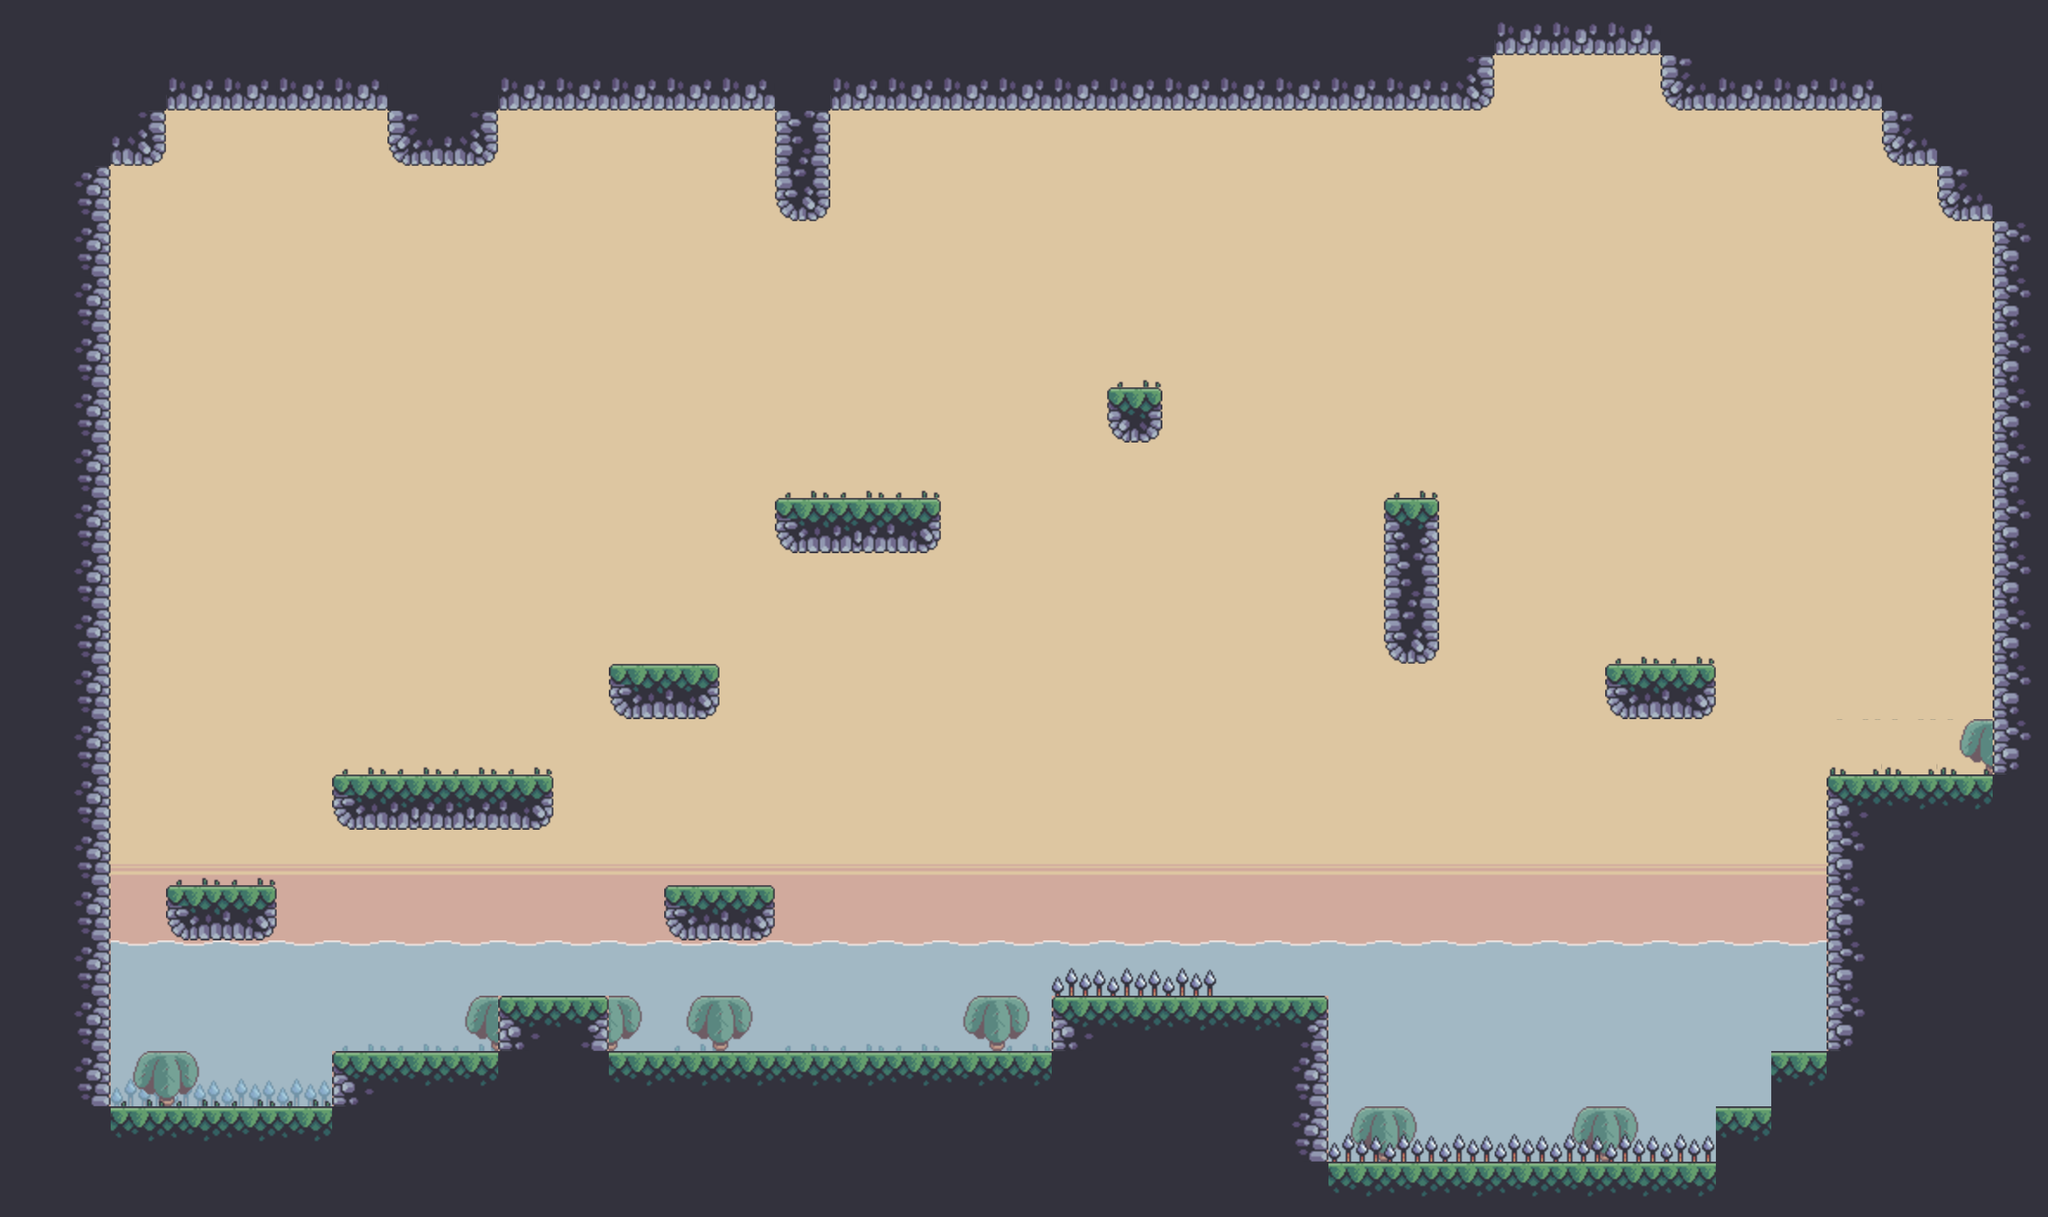

Below is a game level as drawn by its tile map, then a one-line description and the .tmx that defines it (tile-layer data replaced by summaries):
An orthogonal 37x22 tile map with 80x80 px tiles, 6 tile layers (Tile Layer 1, Tile Layer 2, Tile Layer 4, Tile Layer 6, ...), 10 tilesets.

<map version="1.10" tiledversion="git" orientation="orthogonal" renderorder="right-down" width="37" height="22" tilewidth="80" tileheight="80" infinite="0" nextlayerid="7" nextobjectid="1">
 <tileset firstgid="1" name="background" tilewidth="80" tileheight="80" tilecount="36" columns="12">
  <image source="background.png" width="960" height="240" />
 </tileset>
 <tileset firstgid="37" name="terrain" tilewidth="80" tileheight="80" tilecount="25" columns="5">
  <image source="terrain.png" width="400" height="400" />
 </tileset>
 <tileset firstgid="62" name="trap" tilewidth="80" tileheight="80" tilecount="35" columns="7">
  <image source="trap.png" width="600" height="400" />
 </tileset>
 <tileset firstgid="97" name="trap1" tilewidth="80" tileheight="80" tilecount="6" columns="3">
  <image source="trap1.png" width="240" height="160" />
 </tileset>
 <tileset firstgid="103" name="Back Palm Tree Regular 04" tilewidth="80" tileheight="80" tilecount="4" columns="2">
  <image source="Back Palm Tree Regular 04.png" width="160" height="160" />
 </tileset>
 <tileset firstgid="107" name="water_1" tilewidth="80" tileheight="80" tilecount="3" columns="3">
  <image source="water_1.png" width="240" height="80" />
 </tileset>
 <tileset firstgid="110" name="1" tilewidth="80" tileheight="80" tilecount="3" columns="3">
  <image source="1.png" width="240" height="80" />
 </tileset>
 <tileset firstgid="113" name="Front Palm Tree Top 04" tilewidth="80" tileheight="80" tilecount="1" columns="1">
  <image source="Front Palm Tree Top 04.png" width="98" height="80" />
 </tileset>
 <tileset firstgid="114" name="Front Palm Tree Top 04(1)" tilewidth="80" tileheight="80" tilecount="6" columns="3">
  <image source="Front Palm Tree Top 04(1).png" width="240" height="197" />
 </tileset>
 <tileset firstgid="120" name="Front Palm Tree Top 04(2)" tilewidth="80" tileheight="80" tilecount="2" columns="2">
  <image source="Front Palm Tree Top 04(2).png" width="160" height="131" />
 </tileset>
 <layer id="1" name="Tile Layer 1" width="37" height="22">
  <data>[814 cells, 814 non-empty, 14 distinct tile ids]</data>
 </layer>
 <layer id="2" name="Tile Layer 2" width="37" height="22">
  <data>[814 cells, 121 non-empty, 15 distinct tile ids]</data>
 </layer>
 <layer id="4" name="Tile Layer 4" width="37" height="22">
  <data>[814 cells, 25 non-empty, 2 distinct tile ids]</data>
 </layer>
 <layer id="6" name="Tile Layer 6" width="37" height="22">
  <data>[814 cells, 74 non-empty, 6 distinct tile ids]</data>
 </layer>
 <layer id="5" name="Tile Layer 5" width="37" height="22">
  <data>[814 cells, 13 non-empty, 2 distinct tile ids]</data>
 </layer>
 <layer id="3" name="Tile Layer 3" width="37" height="22">
  <data>[814 cells, 17 non-empty, 3 distinct tile ids]</data>
 </layer>
</map>
